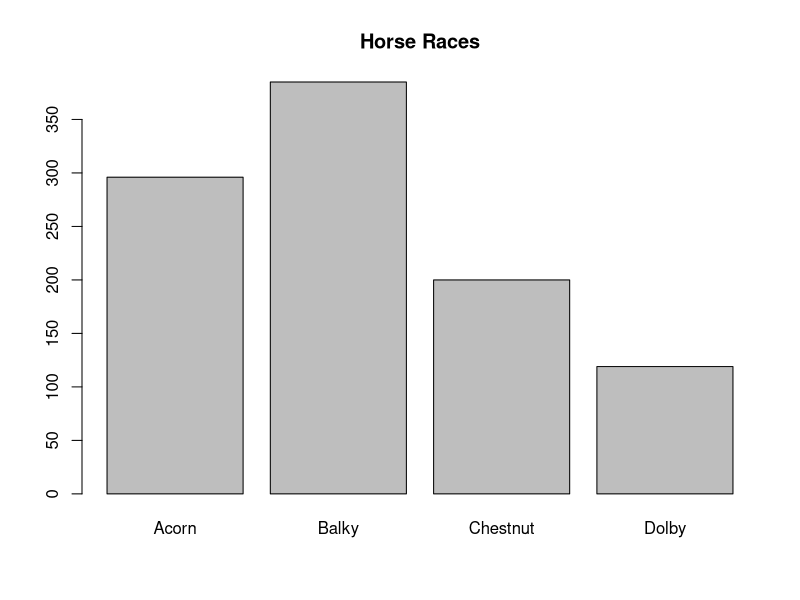

This chart was generated by the following R code:

#' Example 1.5 (Horse Races)
#' Four horses (Acorn, Balky, Chestnut, and Dolby) have raced many
#' times. It is estimated that
#'   Acorn wins 30 percent of the time,
#'   Balky 40 percent of the time,
#'   Chestnut 20 percent of the time,
#'   Dolby 10 percent of the time.
#' This program simulates the outcomes of n races.

n = 1000        # the number of race
a_win = b_win = c_win = d_win = 0
for (i in 1:n) {
  r = runif(1)
  if (r < 0.3) {        # Acorn wins
    a_win = a_win + 1
  } else if (r < 0.7) { # Balky wins (0.3 + 0.4)
    b_win = b_win + 1
  } else if (r < 0.9) { # Chestnut wins (0.3 + 0.4 + 0.2)
    c_win = c_win + 1
  } else {              # Dolby wins
    d_win = d_win + 1
  }
}

barplot(c(a_win, b_win, c_win, d_win),
        main='Horse Races',
        names.arg=c('Acorn', 'Balky', 'Chestnut', 'Dolby'))
